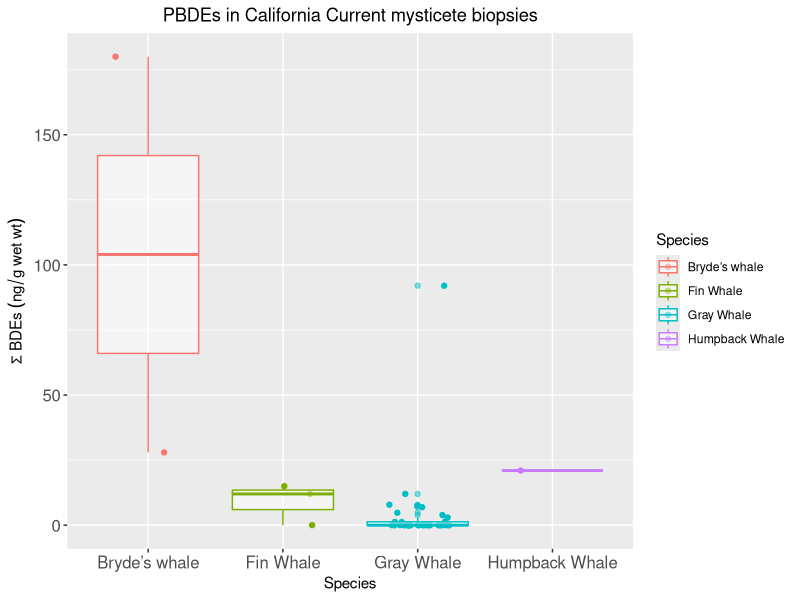
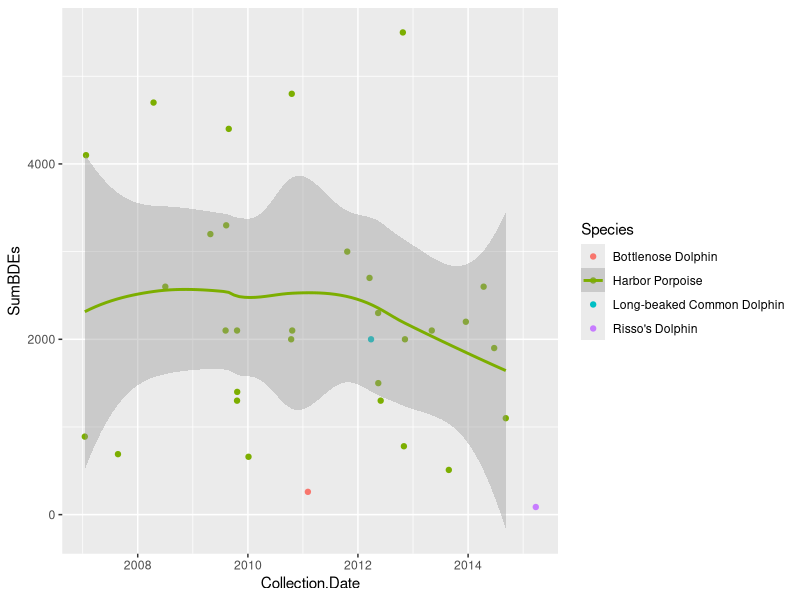

The R source for these figures, in order: (Note: this script raises an error after producing the figures.)
###########################################
# Visualizing and analyzing CRC's preliminary PBDE data
###########################################

# load packages
library(dplyr)
library(ggplot2)

# set working directory
setwd("/Users/matthewsavoca/Documents/Research Data/Whale research/")

# load and format data 
CRC_whale <- read.csv("CRC cetacean PBDE summary.csv")
CRC_whale$Collection.Date <- as.Date(CRC_whale$Collection.Date, "%m/%d/%y") #change column to date format

CRC_whale$Species=gsub("gray whale", "Gray Whale", CRC_whale$Species)
CRC_whale$Species=gsub("Bryde's whale", "Bryde's Whale", CRC_whale$Species)
CRC_whale$Species <- as.factor(CRC_whale$Species)

CRC_whale$SumBDEs=gsub("< LOQ", NA, CRC_whale$SumBDEs) #subs out < LOQ for NA, need for changing column format to numeric
CRC_whale$SumBDEs <- as.numeric(CRC_whale$SumBDEs)
CRC_whale$SumBDEs[is.na(CRC_whale$SumBDEs)] <- 0 #turns NAs into zeros

# making two subsets of data, one for mysticetes and one for odontocetes
mys <- filter(CRC_whale, !Species %in% c("Bottlenose Dolphin","Long-beaked Common Dolphin","Harbor Porpoise","Risso's Dolphin"))
odon <- filter(CRC_whale, Species %in% c("Bottlenose Dolphin","Long-beaked Common Dolphin","Harbor Porpoise","Risso's Dolphin"))

# making first graphs
PBDE_mys <- ggplot(data = mys, aes(x = Species, y = SumBDEs, colour = Species)) + 
                    geom_jitter(width = 0.25) + 
                    geom_boxplot(alpha = 0.5) + 
                    ggtitle("PBDEs in California Current mysticete biopsies") + 
                    theme(plot.title = element_text(hjust = 0.5), axis.text = element_text(size = 12)) +
                    ylab(expression(Sigma~BDEs~(ng/g~wet~wt)))

PBDE_mys

PBDE_odon <- ggplot(data = odon, aes(x = Collection.Date, y = SumBDEs, colour = Species)) + 
  geom_point() +
  geom_smooth()

PBDE_odon



# Violin or boxlpot plot of mass loss by stage
ML_V = ggplot(Mass_loss, aes(x = Stage, y = log(Mass.loss..g.), fill = Stage, colour = Stage)) +
  geom_violin(alpha = 0.3) +
  #geom_boxplot(alpha = 0.3) +
  geom_jitter(width = 0.25, alpha = 0.5)